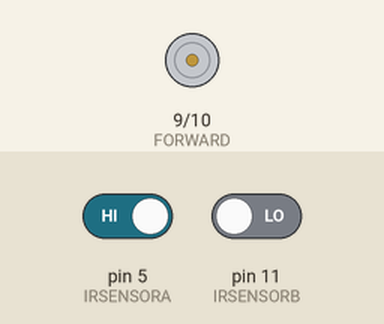
Recording of a sketch running on a simulated Arduino Leonardo, built with avr-gcc and run on an emulated ATmega32U4. Shown: motor-driver pin pairs drawn as motors (green arrow = first pin HIGH = forward, orange = second pin HIGH = backward, longer = more drive). The test bench sets the inputs (shaded band); at power-on: pin 5 (IRSENSORA) HIGH, pin 11 (IRSENSORB) LOW. What the sketch prints to the serial monitor is not drawn.

Above: at 1.2 s.
1.3 s: pin 5 (IRSENSORA) driven LOW
Timing chart, 0 to 4.3 s (numbered marks = the images above; inputs shaded):
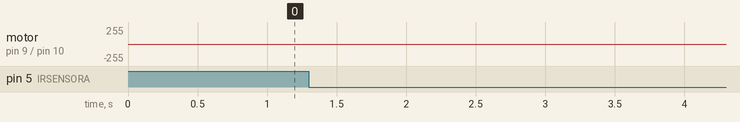

The sketch:

Servo.ino
```cpp
#define IRSENSORA 5
#define IRSENSORB 11
#define FORWARD 9
#define BACKWARD 10
char incomingByte[6];
int x;
int sign;
int number;
int checksum;
int detectA;
int detectA_old;
int detectB;
int detectB_old;
int out = 0;
int A = 0;
int B = 0;
int sp = 0;
int i = 0;
int j = 0;
float enspeed = 0;
float theta_des = 0;
float theta = 0;
float error = 0;
float output = 0;
float s = 0;
float v = 0;
float Kp = 0;
float Kpxl = 0.45;
float Kpl = 0.85;
float Kpm = 1.75;
float Kps = 3.15;
float kg = 0.0133333;
float time1 = 0;
float time2 = 0;


int setSpeed(float s) {
  if (s > 1.0) {
    s = 1.0;
  }
  else if (s < 0.0) {
    s = 0;
  }
  out = int(s * 225.0);
  return out;
}

int setVelocity(float velocity) {
  s = velocity;
  if (s < 0) {
    s = -1 * s;
  }
  int s_i = setSpeed(s);
  //Serial.print("Speed is: ");
  //Serial.println((s_i));
  if (velocity > 0) {
    analogWrite(BACKWARD, 0);
    analogWrite(FORWARD, (int)s_i);
  }
  else if (velocity < 0) {
    analogWrite(FORWARD, 0);
    analogWrite(BACKWARD, (int)s_i);
  }
  else {
    analogWrite(FORWARD, 0);
    analogWrite(BACKWARD, 0);
  }
}

float getTheta(int count) {
  //float(theta) = (((count) / (8)) * 360)*(kg);
  float(theta) = count*(2.4);
  //Serial.print("theta is: ");
  //Serial.println(theta);
  return theta;
}

float positionControl(float theta_des, float theta) {
  error = theta_des - theta;
  //Serial.print("Error is: ");
  //Serial.println(error);
  if (abs(error) >= 360){
    Kp = Kpxl;
  }
  else if (abs(error) < 360 && abs(error) >= 180){
    Kp = Kpl;
  }
  else if (abs(error) > 90 && abs(error) < 180){
    Kp = Kpm;
  }
  else{
    Kp = Kps;
  }
  output = Kp * error;
  //Serial.print("Kp output is: ");
  //Serial.println(output);
  return output;
}

void setup() {
  // put your setup code here, to run once:
  pinMode(IRSENSORA, INPUT);
  pinMode(IRSENSORB, INPUT);
  pinMode(FORWARD, OUTPUT);
  pinMode(BACKWARD, OUTPUT);
  Serial1.begin(9600);
  Serial.begin(19200);
}

void loop() {
  // put your main code here, to run repeatedly:
  if(Serial1.available() >= 6) {
  //read the incoming byte:
    for (byte i=0; i<7; i++){
      incomingByte[i] = Serial1.read();
    }

  if ((incomingByte[0] == char(0xFF))&&(incomingByte[1] == char(0xFF))){
    if ((char(0xFF)%(incomingByte[2]+incomingByte[3]+incomingByte[4])) == incomingByte[5]){
      if (char(0x00) == incomingByte[4]){
        x = int(incomingByte[3]) << int(4);
      }
      else{
         x = int(incomingByte[3]);
      }
       sign = int(incomingByte[2]);
       number = x;
       //i = 0;
       if (char(0x01) == sign){
         number = (-1)*number;
      }
    }
    else{
      Serial1.write("Error: Checksum is Wrong");
    }
  }
  else{
    Serial1.write("Error: Begining is Wrong");
  }
  theta_des = number;
  if (theta_des > 720){
    theta_des = 720;
  }
  if (theta_des < -720){
    theta_des = -720;
  }
  //while (theta_des > 360) {
    //theta_des = theta_des - 360;
  //}
  //while (theta_des < -360) {
    //theta_des = theta_des + 360;
  //}
  time1 = micros();
  time2 = micros();
  }

  float delta_t = (time2 - time1);
  while (delta_t < float(1000000)) {
    detectA = digitalRead(IRSENSORA);
    detectB = digitalRead(IRSENSORB);
    if (detectA != detectA_old && detectA == LOW) {
      if (detectB == detectA) {
        i = i + 1;
        //Serial.print("i is: ");
        //Serial.println((i));
      }
      else {
        i = i - 1;
        //Serial.print("B, i is: ");
        //Serial.println((i));
      }
    }
      detectA_old = detectA;
      time2 = micros();
      delta_t = (time2 - time1);
    }
  theta = getTheta(i);
  Serial.print("Theta is: ");
  Serial.println(theta);
  output = positionControl(theta_des, theta);
  output = output / 360.0;
  //Serial.print("Output is: ");
  //Serial.println(output);
  setVelocity(output);
  //i = 0;
  time1 = micros();
}
```

Measured:
- after the input at 1.3 s, motor on pin 9 (FORWARD) / pin 10 (BACKWARD): stopped → backward 4/255 after 0.70 s
